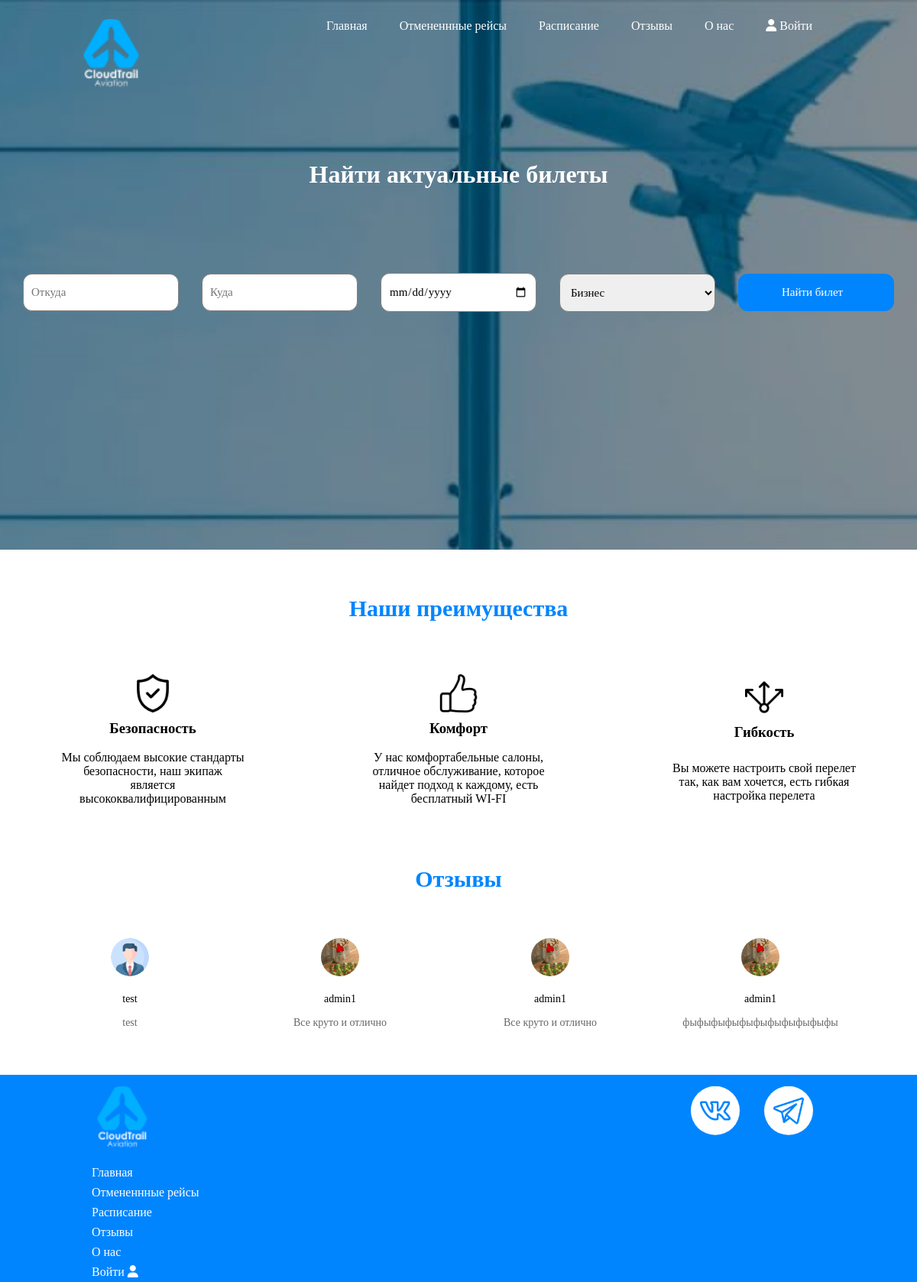
The app's page /, older data.
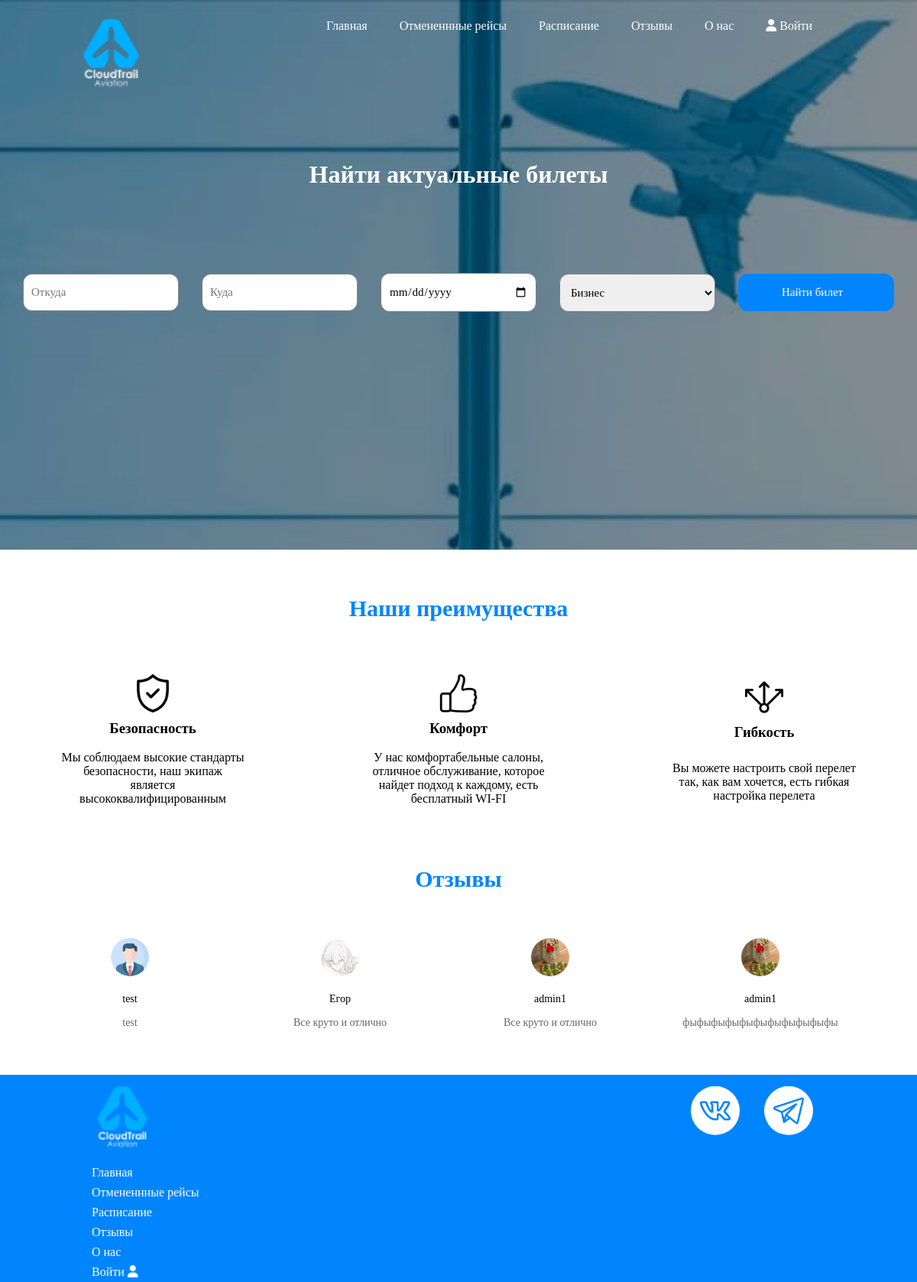
The same page, newer data.
### tables this page shows
CREATE TABLE `reviews` (
  `id` int NOT NULL,
  `id_user` int NOT NULL,
  `content` varchar(100) NOT NULL,
  `status` int NOT NULL DEFAULT '1'
);

CREATE TABLE `users` (
  `id` int NOT NULL,
  `first_name` varchar(100) NOT NULL,
  `last_name` varchar(100) NOT NULL,
  `patronymic` varchar(100) NOT NULL,
  `email` varchar(100) NOT NULL,
  `password` varchar(100) NOT NULL,
  `phone` varchar(100) NOT NULL,
  `role` int NOT NULL DEFAULT '1',
  `role_sales` int NOT NULL DEFAULT '1',
  `photo` varchar(100) NOT NULL DEFAULT 'ava.png'
);

### index.php (the view, shortened to what this page needs)
<!DOCTYPE html>
<html>
<head>
	<link rel="stylesheet" type="text/css" href="styles/styles.css">
</head>
<body>
	<div class="heads">
    <?php
    include_once "controllers/header_menu.php";
    ?>
		<h1>Найти актуальные билеты</h1>
		<div class="bilet">
            <form action="pages/out.php" method="post" class="bilet">
                <input type="text" name="Whence" class="polev" placeholder="Откуда">
                <input type="text" name="Wheres" class="polev" placeholder="Куда">
                <input type="date" name="data" class="polev" placeholder="Дата вылета">
                <select class="polev">
                    <option>Бизнес</option>
                </select>
                <input type="submit" name="Search" class="sub" value="Найти билет">
            </form>
		</div>
	</div>
	<div class="content">
		<h2>Наши преимущества</h2>
		<div class="preim">
			<div class="block1">
                <div style="display: flex;flex-direction: column; width: 100%; align-items: center; justify-content: space-evenly;"><img src="img/security.png" style="margin-bottom: 10px;">
                <h3>Безопасность</h3></div>
				<p>Мы соблюдаем высокие стандарты безопасности, наш экипаж является высококвалифицированным</p>
			</div>
			<div class="block1">
                <div style="display: flex;flex-direction: column; width: 100%; align-items: center; justify-content: space-evenly;"><img src="img/like.png" style="margin-bottom: 10px;">
                <h3>Комфорт</h3></div>
                <p>У нас комфортабельные салоны, отличное обслуживание, которое найдет подход к каждому, есть бесплатный WI-FI</p>
            </div>
			<div class="block1">
                <div style="display: flex;flex-direction: column; width: 100%; align-items: center; justify-content: space-evenly;"><img src="img/three-way.png" style="margin-bottom: 10px;">
                <h3>Гибкость</h3></div>
                <p>Вы можете настроить свой перелет так, как вам хочется, есть гибкая настройка перелета</p>
            </div>
		</div>
		<h2 class="e-content_">Отзывы</h2>
		<div class="otzivi">
		<?php
                $str_out_reviews = "SELECT * FROM `reviews` WHERE `status` = 2 ORDER BY `id` DESC LIMIT 0, 4";
                $run_out_reviews = mysqli_query($connect, $str_out_reviews);
                while ($reviews = mysqli_fetch_array($run_out_reviews)) {
                    $str_out_reviews_user = "SELECT * FROM `users` WHERE `id` = $reviews[id_user]";
                    $run_out_rewiews_user = mysqli_query($connect, $str_out_reviews_user);
                    $users_reviews = mysqli_fetch_array($run_out_rewiews_user);
                    echo "
                    <div class='e-reviews index_reviews'>
                        <img src='img/$users_reviews[photo]'>
                        <div class='e-name'><p>$users_reviews[first_name]</p></div>
                        <div class='e-content'><p>$reviews[content]</p></div>
                        </div>";
                }
        ?>
		</div>
	</div>
    <?php
        include_once 'controllers/footer.php';
    ?>
</body>
</html>

### controllers/header_menu.php (shortened to what this page needs)
<div class="header">
	<div class="logo"></div>
	<div class="menu">
		<a href="../index.php">Главная</a>
		<a href="../pages/races.php">Отмененнные рейсы</a>
		<a href="../pages/raspisanie.php">Расписание</a>
		<a href="../pages/otzivi.php">Отзывы</a>
		<a href="../pages/about.php">О нас</a>
        <?php
        if ($_SESSION['user']) {
        ?><a href="../pages/lk_admin.php"><i class="fa-solid fa-user"></i> <?php echo $_SESSION['user']['first_name']; ?></a><?php
        }else {
        ?><a href="#modal"><i class="fa-solid fa-user"></i> Войти</a><?php
        }
        ?>
	</div>
</div>

### controllers/footer.php (shortened to what this page needs)
<div class="footer">
	<div class="line">
		<div class="logo_f"></div>
		<div class="soc">
			<div class="circle"><div class="vk"><a href="#"></a></div></div>
			<div class="circle"><div class="tg"><a href="#"></a></div></div>
		</div>
	</div>
	<div class="menu_f">
		<a href="../index.php">Главная</a>
		<a href="../pages/races.php">Отмененнные рейсы</a>
		<a href="../pages/raspisanie.php">Расписание</a>
		<a href="../pages/otzivi.php">Отзывы</a>
		<a href="../pages/about.php">О нас</a>
		<?php
        if ($_SESSION['user']) {
        ?><a href="../pages/lk_admin.php"><?php echo $_SESSION['user']['first_name']; ?> <i class="fa-solid fa-user"></i></a><?php
        }else {
        ?><a href="#modal">Войти <i class="fa-solid fa-user"></i></a><?php
        }
        ?>
	</div>
</div>

### styles/styles.css (style rules this page uses)
body { margin: 0px 0px 0px 0px; font-family: 'Century Gothic'; }
a { text-decoration: none; color:white; }
.heads { max-width:100%; height: 719px; background-image: url(../img/head.jpg); background-size: cover; background-repeat: no-repeat; background-position: center center; background-attachment: fixed; }
.header { width: 100%; max-height: 150px; height: 150px; display: flex; flex-wrap: wrap; align-content: space-around; justify-content: space-around; }
.logo { width: 100px; height: 100px; background-image: url(../img/logo.png); background-repeat: no-repeat; background-position: center; background-size: contain; border-radius: 50px; }
.bilet { width: 100%; display: flex; flex-direction: row; flex-wrap: nowrap; align-items: center; justify-content: space-evenly; }
h1 { color: white; text-align: center; margin-top: 60px; margin-bottom: 110px; }
h2 { color: #0085FF; text-align: center; font-size: 30px; }
.content { width: 100%; color: black; }
.content h2 { margin: 5% 0; }
.preim { width: 100%; height: 200px; display: flex; flex-direction: row; flex-wrap: nowrap; justify-content: space-around; }
.block1 { width: 20%; height: 190px; display: flex; flex-direction: row; flex-wrap: wrap; align-content: space-around; justify-content: space-around; text-align: center; }
.otzivi { width: 100%; display: flex; flex-direction: row; flex-wrap: wrap; justify-content: center; }
.footer { display: flex; flex-direction: column; align-items: center; width: 100%; height: 40%; background-color: #0085FF; }
.line { width: 80%; height: 100px; display: flex; flex-direction: row; justify-content: space-between; margin-top: 15px; }
.logo_f { width: 80px; height: 90px; background-image: url(../img/logo.png); background-repeat: no-repeat; background-position: center; background-size: contain; border-radius: 50px; }
.soc { width: 20%; display: flex; flex-direction: row; justify-content: space-around; }
.circle { background: #ffffff; clip-path: circle(50%); height: 4em; width: 4em; display: flex; align-items: center; justify-content: center; }
.vk { width: 40px; height: 40px; background-image: url(../img/vk.png); background-repeat: no-repeat; background-position: center; background-size: contain; }
.tg { width: 40px; height: 40px; background-image: url(../img/tg.png); background-repeat: no-repeat; background-position: center; background-size: contain; }
.menu { display: flex; width: 60%; flex-direction: row; flex-wrap: nowrap; justify-content: space-evenly; }
.polev { border-radius: 12px; font-size: 15px; padding: 15px 10px 15px 10px; border: 1px solid grey; width: 17%; outline: none; }
.sub { background-color: #0085FF; color: #fff; font-size: 15px; border: 1px solid #0085FF; cursor: pointer; border-radius: 12px; padding: 15px 10px 15px 0px; width: 17%; }
.menu_f { width: 80%; height: 100%; display: flex; flex-direction: column; justify-content: space-evenly; }
.menu_f a { padding-top: 4px; padding-bottom: 4px; }
img { width: 50px; height: 50px; }
* { margin: 0; padding: 0; box-sizing: border-box; font-family: 'Century Gothic'; }
.e-reviews { text-align: center; max-width: 210px; margin-right: 35px; display: flex; flex-direction: column; align-items: center; }
.e-reviews img { overflow-clip-margin: content-box; overflow: clip; object-fit: cover; border-radius: 50px; }
.e-name { padding: 5% 10% 0 10%; width: 150px; font-size: 14px; margin-top: 10px; margin-bottom: 10px; }
.e-content { padding-top: 2%; width: auto; font-size: 14px; color: #666666; }
.index_reviews { min-width: 20%; width: 70%; padding-bottom: 5%; }

Row changes from the older to the newer data that the page shows:
changed reviews: id_user.photo: a different picture; id_user.first_name "admin1" → "Егор"
